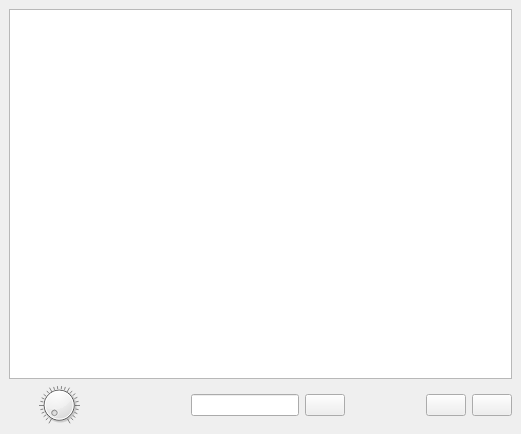
<?xml version="1.0" encoding="UTF-8"?>
<ui version="4.0">
 <class>MainWindow</class>
 <widget class="QMainWindow" name="MainWindow">
  <property name="geometry">
   <rect>
    <x>0</x>
    <y>0</y>
    <width>521</width>
    <height>434</height>
   </rect>
  </property>
  <property name="maximumSize">
   <size>
    <width>16777215</width>
    <height>16777215</height>
   </size>
  </property>
  <property name="windowTitle">
   <string>qtMeCabon</string>
  </property>
  <widget class="QWidget" name="centralwidget">
   <layout class="QGridLayout" name="gridLayout_2">
    <item row="0" column="0">
     <layout class="QGridLayout" name="gridLayout">
      <item row="0" column="0">
       <widget class="exTextEdit" name="talkTextEdit"/>
      </item>
      <item row="1" column="0">
       <layout class="QHBoxLayout" name="horizontalLayout">
        <item>
         <widget class="extDial" name="Volume">
          <property name="maximumSize">
           <size>
            <width>16777215</width>
            <height>40</height>
           </size>
          </property>
          <property name="notchesVisible">
           <bool>true</bool>
          </property>
         </widget>
        </item>
        <item>
         <spacer name="horizontalSpacer">
          <property name="orientation">
           <enum>Qt::Horizontal</enum>
          </property>
          <property name="sizeHint" stdset="0">
           <size>
            <width>40</width>
            <height>20</height>
           </size>
          </property>
         </spacer>
        </item>
        <item>
         <widget class="QLineEdit" name="SarchStr"/>
        </item>
        <item>
         <widget class="QPushButton" name="SarchButton">
          <property name="text">
           <string/>
          </property>
          <property name="icon">
           <iconset>
            <normaloff>baseline_search_black_18dp.png</normaloff>
            <normalon>:/images/images/baseline_search_black_18dp.png</normalon>baseline_search_black_18dp.png</iconset>
          </property>
         </widget>
        </item>
        <item>
         <spacer name="horizontalSpacer_2">
          <property name="orientation">
           <enum>Qt::Horizontal</enum>
          </property>
          <property name="sizeHint" stdset="0">
           <size>
            <width>40</width>
            <height>20</height>
           </size>
          </property>
         </spacer>
        </item>
        <item>
         <widget class="QPushButton" name="PlayButton">
          <property name="text">
           <string/>
          </property>
          <property name="icon">
           <iconset resource="qtMeCabon.qrc">
            <normaloff>:/images/images/baseline_play_arrow_black_18dp.png</normaloff>
            <normalon>:/images/images/baseline_pause_black_18dp.png</normalon>:/images/images/baseline_play_arrow_black_18dp.png</iconset>
          </property>
          <property name="checkable">
           <bool>true</bool>
          </property>
         </widget>
        </item>
        <item>
         <widget class="QPushButton" name="StopButton">
          <property name="text">
           <string/>
          </property>
          <property name="icon">
           <iconset>
            <normaloff>baseline_stop_black_18dp.png</normaloff>
            <normalon>:/images/images/baseline_stop_black_18dp.png</normalon>baseline_stop_black_18dp.png</iconset>
          </property>
         </widget>
        </item>
       </layout>
      </item>
     </layout>
    </item>
   </layout>
  </widget>
 </widget>
 <customwidgets>
  <customwidget>
   <class>extDial</class>
   <extends>QDial</extends>
   <header>extdial.h</header>
  </customwidget>
  <customwidget>
   <class>exTextEdit</class>
   <extends>QTextEdit</extends>
   <header>extextedit.h</header>
  </customwidget>
 </customwidgets>
 <resources>
  <include location="qtMeCabon.qrc"/>
 </resources>
 <connections>
  <connection>
   <sender>StopButton</sender>
   <signal>clicked()</signal>
   <receiver>MainWindow</receiver>
   <slot>onstopButton()</slot>
   <hints>
    <hint type="sourcelabel">
     <x>509</x>
     <y>414</y>
    </hint>
    <hint type="destinationlabel">
     <x>595</x>
     <y>399</y>
    </hint>
   </hints>
  </connection>
  <connection>
   <sender>PlayButton</sender>
   <signal>clicked()</signal>
   <receiver>MainWindow</receiver>
   <slot>onPlayButton()</slot>
   <hints>
    <hint type="sourcelabel">
     <x>475</x>
     <y>414</y>
    </hint>
    <hint type="destinationlabel">
     <x>525</x>
     <y>399</y>
    </hint>
   </hints>
  </connection>
  <connection>
   <sender>SarchButton</sender>
   <signal>clicked()</signal>
   <receiver>MainWindow</receiver>
   <slot>onSarchButton()</slot>
   <hints>
    <hint type="sourcelabel">
     <x>388</x>
     <y>414</y>
    </hint>
    <hint type="destinationlabel">
     <x>391</x>
     <y>404</y>
    </hint>
   </hints>
  </connection>
  <connection>
   <sender>Volume</sender>
   <signal>sliderPressed()</signal>
   <receiver>MainWindow</receiver>
   <slot>onVolumePressed()</slot>
   <hints>
    <hint type="sourcelabel">
     <x>73</x>
     <y>422</y>
    </hint>
    <hint type="destinationlabel">
     <x>61</x>
     <y>398</y>
    </hint>
   </hints>
  </connection>
  <connection>
   <sender>PlayButton</sender>
   <signal>toggled(bool)</signal>
   <receiver>MainWindow</receiver>
   <slot>onPlayButtonToggled()</slot>
   <hints>
    <hint type="sourcelabel">
     <x>475</x>
     <y>414</y>
    </hint>
    <hint type="destinationlabel">
     <x>643</x>
     <y>332</y>
    </hint>
   </hints>
  </connection>
  <connection>
   <sender>Volume</sender>
   <signal>sliderMoved(int)</signal>
   <receiver>MainWindow</receiver>
   <slot>onVolumeChange()</slot>
   <hints>
    <hint type="sourcelabel">
     <x>60</x>
     <y>402</y>
    </hint>
    <hint type="destinationlabel">
     <x>260</x>
     <y>216</y>
    </hint>
   </hints>
  </connection>
 </connections>
 <slots>
  <slot>onstopButton()</slot>
  <slot>onPlayButton()</slot>
  <slot>onSarchButton()</slot>
  <slot>onVolumeChange()</slot>
  <slot>onPlayButtonToggled()</slot>
  <slot>onVolumePressed()</slot>
 </slots>
</ui>
